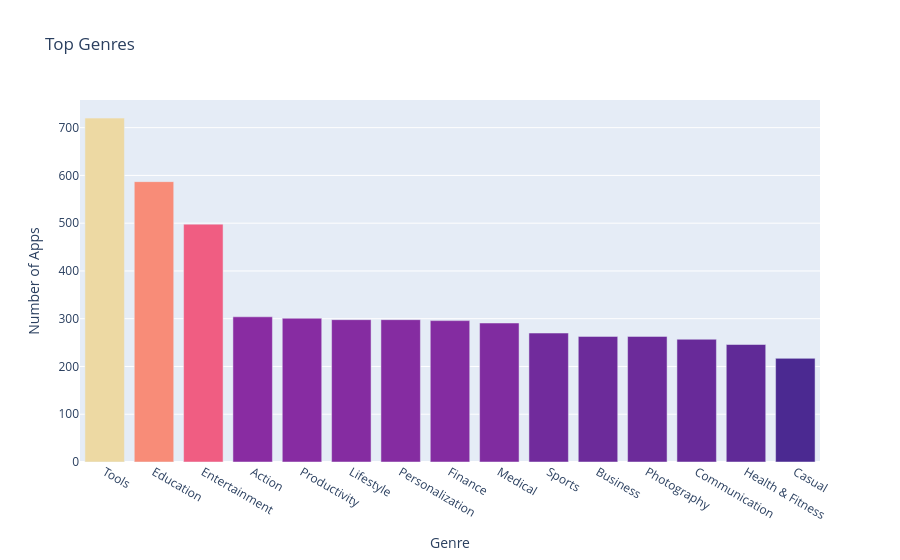

Here is the notebook cell this chart was saved with:
### Markdown cell above
## Step 11: Top genres

### Code cell
charts.top_genres_bar(df).show()

### Figure 1 — Plotly figure (JSON) as saved in the notebook; plotly's stock layout.template omitted (floating-point values rounded to 4 significant figures)
{"data": [{"hovertemplate": "<b>%{hovertext}</b><br><br>x=%{x}<br>y=%{y}<br>color=%{marker.color}<extra></extra>", "hovertext": ["Tools", "Education", "Entertainment", "Action", "Productivity", "Lifestyle", "Personalization", "Finance", "Medical", "Sports", "Business", "Photography", "Communication", "Health & Fitness", "Casual"], "legendgroup": "", "marker": {"color": [720, 587, 498, 304, 301, 298, 298, 296, 291, 270, 263, 263, 257, 246, 217], "coloraxis": "coloraxis", "pattern": {"shape": ""}}, "name": "", "orientation": "v", "showlegend": false, "textposition": "auto", "type": "bar", "x": ["Tools", "Education", "Entertainment", "Action", "Productivity", "Lifestyle", "Personalization", "Finance", "Medical", "Sports", "Business", "Photography", "Communication", "Health & Fitness", "Casual"], "xaxis": "x", "y": [720, 587, 498, 304, 301, 298, 298, 296, 291, 270, 263, 263, 257, 246, 217], "yaxis": "y"}], "layout": {"barmode": "relative", "coloraxis": {"autocolorscale": false, "colorbar": {"title": {"text": "color"}}, "colorscale": [[0, "rgb(75, 41, 145)"], [0.1667, "rgb(135, 44, 162)"], [0.3333, "rgb(192, 54, 157)"], [0.5, "rgb(234, 79, 136)"], [0.6667, "rgb(250, 120, 118)"], [0.8333, "rgb(246, 169, 122)"], [1, "rgb(237, 217, 163)"]], "showscale": false}, "legend": {"tracegroupgap": 0}, "title": {"text": "Top Genres"}, "xaxis": {"anchor": "y", "domain": [0, 1], "title": {"text": "Genre"}}, "yaxis": {"anchor": "x", "domain": [0, 1], "title": {"text": "Number of Apps"}}}}
